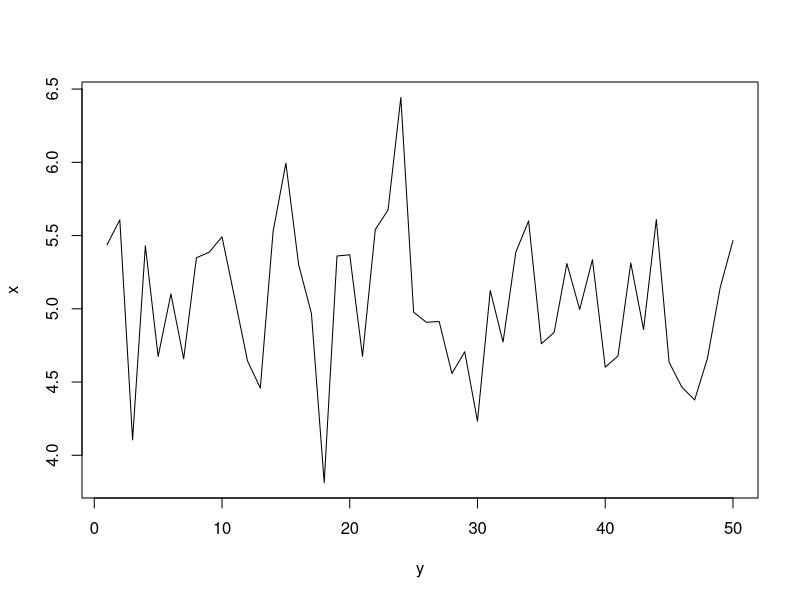

R code for this plot:
# Pretend this is the master script for an RSS plot.
# Please fork this repo and make a change to this script
# Submit a pull request to me

# Changes from 0323
x<-rnorm(50,5,.5)
y<-seq(1,50,1)
plot(y,x,type="l")
